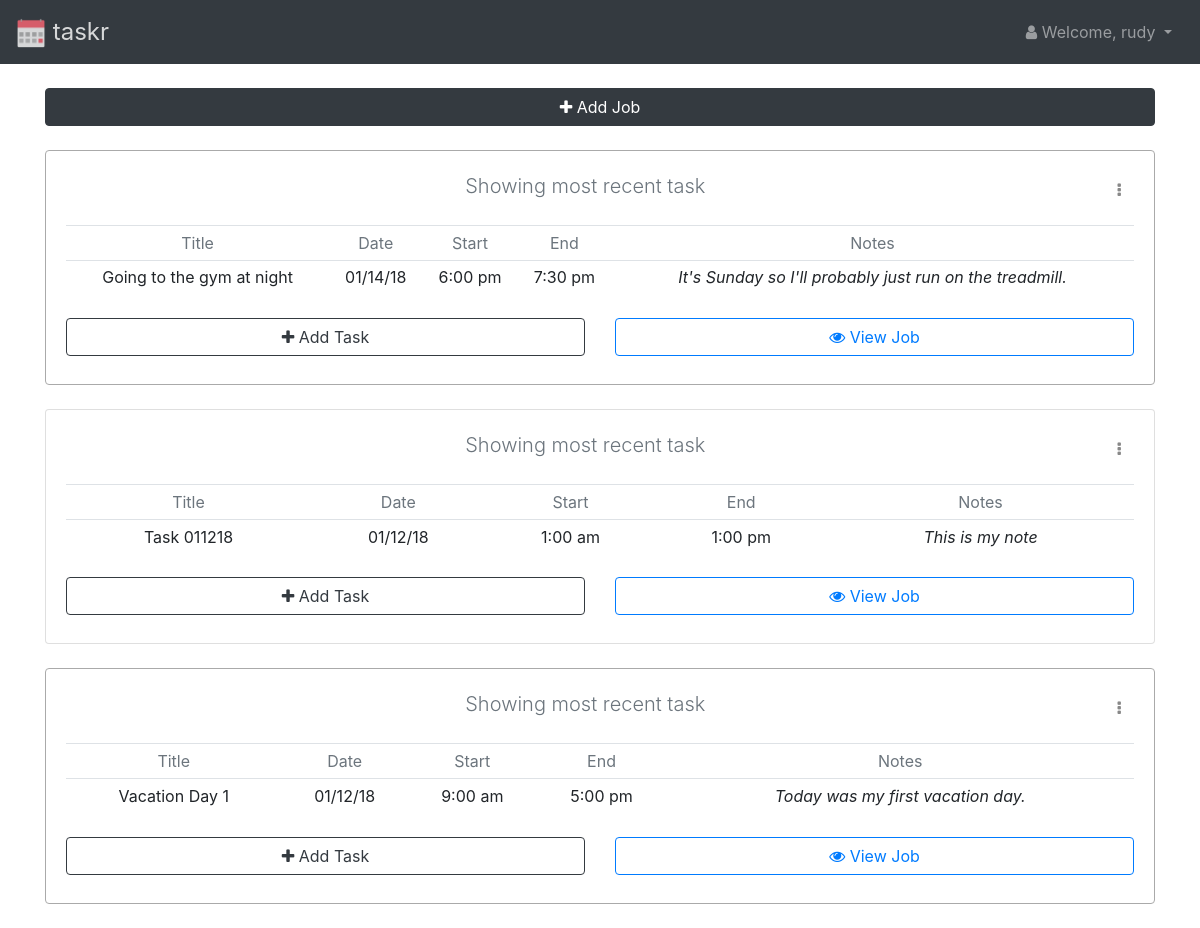
Before: /dashboard/ (signed in) with the older database file.
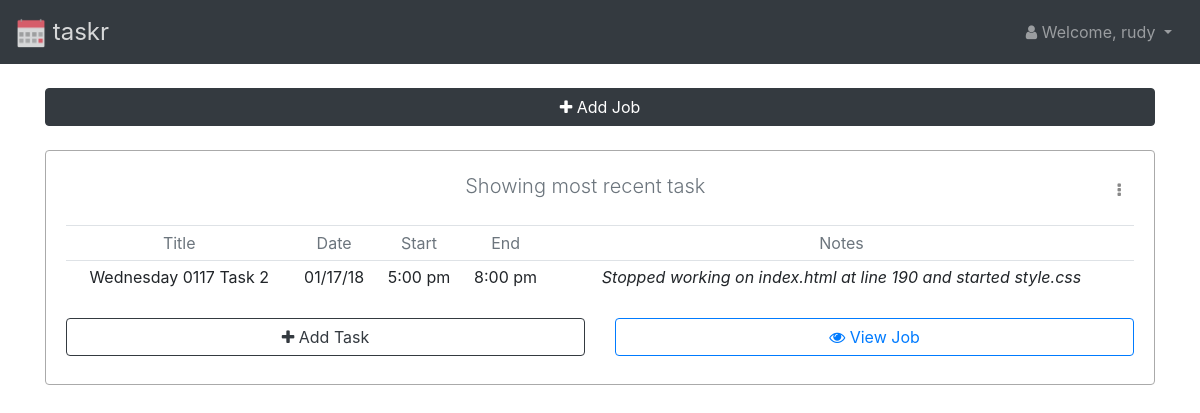
After: the same page with the newer database file.
### jobs/models.py (models this page shows, shortened)
class Job(models.Model):
    user = models.ForeignKey(User, on_delete=models.CASCADE, default=1)
    title = models.CharField(max_length=255)
    description = models.CharField(max_length=255)
    created = models.DateTimeField(default=timezone.now)
    modified = models.DateTimeField(default=timezone.now)

### tasks/models.py (models this page shows, shortened)
class Task(models.Model):
    job = models.ForeignKey(Job, on_delete=models.CASCADE, default=1)
    title = models.CharField(max_length=255, blank=True, default="", null=True)
    date = models.DateField(default=timezone.now)
    start = models.TimeField(default=timezone.now)
    end = models.TimeField(default=timezone.now)
    notes = models.CharField(max_length=255, blank=True, default="", null=True)

### dashboard/views.py (the view)
@login_required(login_url='accounts:login')
def index(request):
    context = {
        'jobs': User.objects.get(username=request.user.username).job_set.order_by('-modified'),
    }
    return render(request, 'dashboard/dashboard.html', context)

### templates/dashboard/dashboard.html (shortened to what this page needs)
<!doctype html>
<html lang="en">
  <head>
    {% load static %}
    {% include 'global/head.html' %}
  </head>
  <body>
    {% include 'global/logged-in-navbar.html' %}
    {% include 'dashboard/jobs-list.html' %}
  </body>
</html>

### templates/dashboard/jobs-list.html (shortened to what this page needs)
<div class="container my-4">
  {% if jobs|length > 0 %}
    <button class="btn btn-dark btn-block mb-2" data-toggle="modal" data-target="#job-modal" onclick="setJobModalParams();"><i class="fa fa-plus" aria-hidden="true"></i> Add Job</button>
    {% for job in jobs %}
      <div class="card my-4 {% if forloop.counter0|divisibleby:'2' %}border-focus{% endif %}">
        <div class="card-body">
          {% with job.task_set.all|length as ntasks %}
            <span class="pull-right">
              <div class="dropdown show">
                <a class="btn btn-link ellipsis" href="#" role="button" id="dropdownMenuLink" data-toggle="dropdown" aria-haspopup="true" aria-expanded="false">
                  <i class="fa fa-ellipsis-v" aria-hidden="true"></i>
                </a>
              </div>
            </span>
            {% if  ntasks > 0 %}
              <p class="lead text-center text-muted">Showing most recent task</p>
              <table class="table table-sm my-4 text-center">
                <thead>
                  <tr class="text-muted">
                    <td scope="col">Title</td>
                    <td scope="col">Date</td>
                    <td scope="col">Start</td>
                    <td scope="col">End</td>
                    <td scope="col">Notes</td>
                  </tr>
                </thead>
                <tbody>
                  {% with job.task_set.all.last as task %}
                  <tr>
                    <td>{{ task.title }}</td>
                    <td>{{ task.date|date:"m/d/y" }}</td>
                    <td>{{ task.start|time:"g:i A"|lower }}</td>
                    <td>{{ task.end|time:"g:i A"|lower }}</td>
                    <td>{% if task.notes|length == 0 %}<i class="fa fa-ban text-muted" aria-hidden="true"></i>{% else %}<em>{{ task.notes|truncatewords:10 }}</em>{% endif %}</td>
                  </tr>
                  {% endwith %}
                </tbody>
              </table>
              <div class="row">
                <div class="col-sm-6">
                  <button class="btn btn-outline-dark btn-block mb-2" data-toggle="modal" data-target="#task-modal" onclick="setTaskModalParams('{{ job.title }}', {{ job.pk }});"><i class="fa fa-plus" aria-hidden="true"></i> Add Task</button>
                </div>
                <div class="col-sm-6">
                  <a href="{% url 'dashboard:jobs:show_job' job_id=job.pk %}" class="btn btn-outline-primary btn-block mb-2"><i class="fa fa-eye" aria-hidden="true"></i> View Job</a>
                </div>
              </div>
            {% endif %}
          {% endwith %}
        </div>
      </div>
    {% endfor %}
  {% endif %}
</div>

Changed rows visible on the page:
removed Job: task_set.all.last "Going to the gym at night", task_set.all.last "01/14/18", task_set.all.last.start "6:00 pm", task_set.all.last.end "7:30 pm", task_set.all.last.notes "It's Sunday so I'll probably just run on the treadmill."
removed Job: task_set.all.last "Task 011218", task_set.all.last "01/12/18", task_set.all.last.start "1:00 am", task_set.all.last.end "1:00 pm", task_set.all.last.notes "This is my note"
removed Job: task_set.all.last "Vacation Day 1", task_set.all.last "01/12/18", task_set.all.last.start "9:00 am", task_set.all.last.end "5:00 pm", task_set.all.last.notes "Today was my first vacation day."
added Job: task_set.all.last "Wednesday 0117 Task 2", task_set.all.last "01/17/18", task_set.all.last.start "5:00 pm", task_set.all.last.end "8:00 pm", task_set.all.last.notes "Stopped working on index.html at line 190 and started style.css"
